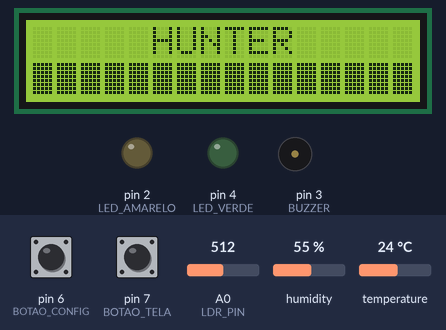
This sketch was run on a simulated Arduino Uno, built with avr-gcc and run on an emulated ATmega328P. Shown: 16×2 character LCD, output pins drawn as LEDs (lit = HIGH), buzzer (waves = sounding). The inputs (shaded band) are chosen by the test bench; at power-on: humidity 55 %, A0 (LDR_PIN) = 512, pin 6 (BOTAO_CONFIG) HIGH, pin 7 (BOTAO_TELA) HIGH, temperature 24 °C. The local clock reads 2024-03-15 10:24:30 at power-on unless the sketch sets it; EEPROM starts erased; pins used as bus, display or sensor lines are not drawn; what the sketch prints to the serial monitor is not drawn.

Above: at 3.4 s.
At 5.6 s:
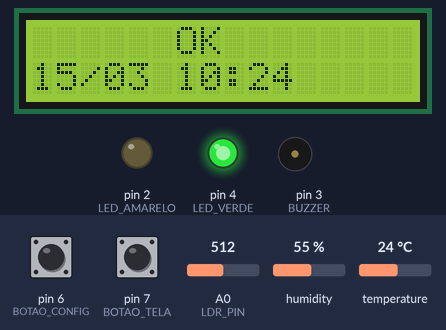
5.7 s: humidity set to 72 %
11.7 s: humidity set to 76 %
18.2 s: A0 (LDR_PIN) set to 215
23.7 s: A0 (LDR_PIN) set to 190
At 26.7 s:
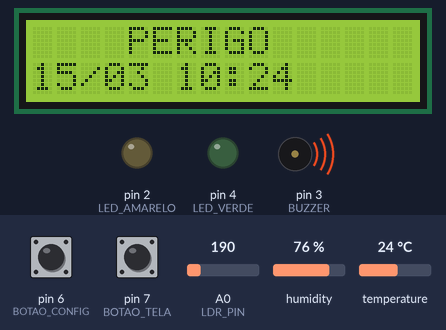
27.0 s: pin 6 (BOTAO_CONFIG) pulled LOW for 0.15 s
At 28.2 s:
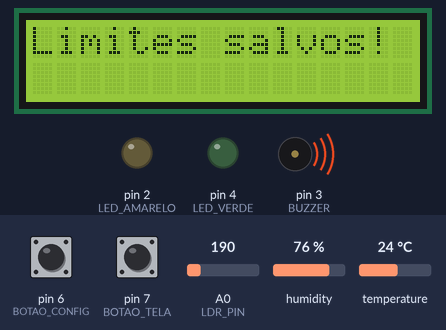
30.0 s: pin 7 (BOTAO_TELA) pulled LOW for 0.15 s
At 32.6 s:
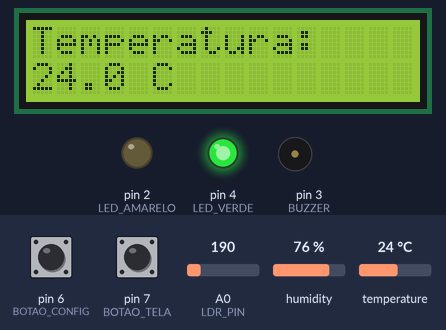
Timing chart, 0 to 34.1 s (numbered marks = the images above; inputs shaded):
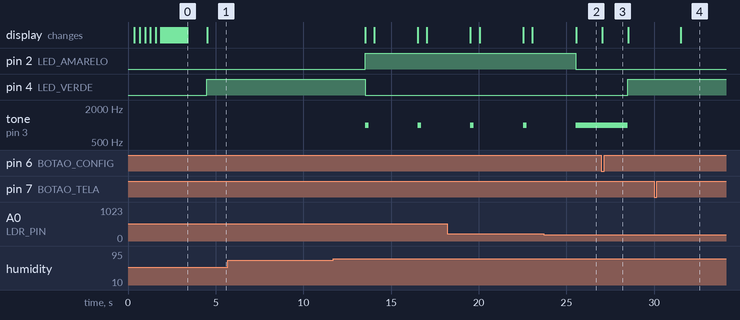

The sketch:

sensor.ino
```cpp
#include <Wire.h>
#include <LiquidCrystal_I2C.h>
#include <DHT.h>
#include <RTClib.h>
#include <EEPROM.h>

// === Definições de pinos ===
#define DHTPIN 9
#define DHTTYPE DHT22
#define LDR_PIN A0

#define LED_VERDE 4
#define LED_AMARELO 2
#define LED_VERMELHO 1
#define BUZZER 3

#define BOTAO_TELA 7
#define BOTAO_CONFIG 6

// === Objetos ===
DHT dht(DHTPIN, DHTTYPE);
LiquidCrystal_I2C lcd(0x27, 16, 2);
RTC_DS3231 rtc;

// === Variáveis de sensores ===
const int numAmostras = 5;
float tempAmostras[numAmostras];
float umidAmostras[numAmostras];
float luzAmostras[numAmostras];
int indice = 0;
int totalAmostras = 0;

// === Limites ===
float LIMITE_TEMP = 30.0;
float LIMITE_UMID = 70.0;
float LIMITE_LUZ = 80.0;

// === EEPROM ===
#define END_TEMP 0
#define END_UMID 4
#define END_LUZ 8
#define END_LOGS 12
#define MAX_LOGS 20

int logIndex = 0;

// === Temporizadores ===
unsigned long ultimoMillisLeitura = 0;
unsigned long ultimoMillisLCD = 0;
unsigned long ultimoBotao = 0;
const unsigned long intervaloLeitura = 1000;
const unsigned long intervaloLCD = 3000;
const unsigned long TEMPO_RETORNO_TELA = 10000;

// === Telas ===
int telaAtual = 0;
const int totalTelas = 4;

// === Funções EEPROM ===
void salvarLimitesEEPROM() {
  EEPROM.put(END_TEMP, LIMITE_TEMP);
  EEPROM.put(END_UMID, LIMITE_UMID);
  EEPROM.put(END_LUZ, LIMITE_LUZ);
}

void carregarLimitesEEPROM() {
  EEPROM.get(END_TEMP, LIMITE_TEMP);
  EEPROM.get(END_UMID, LIMITE_UMID);
  EEPROM.get(END_LUZ, LIMITE_LUZ);

  if (isnan(LIMITE_TEMP) || LIMITE_TEMP == 0) LIMITE_TEMP = 30.0;
  if (isnan(LIMITE_UMID) || LIMITE_UMID == 0) LIMITE_UMID = 70.0;
  if (isnan(LIMITE_LUZ) || LIMITE_LUZ == 0) LIMITE_LUZ = 80.0;
}

// === Logs na EEPROM ===
void salvarLogEEPROM(bool tempAlta, bool umidAlta, bool luzAlta) {
  if (!tempAlta && !umidAlta && !luzAlta) return;

  DateTime agora = rtc.now();
  int endereco = END_LOGS + logIndex * 8;

  EEPROM.update(endereco, agora.day());
  EEPROM.update(endereco + 1, agora.month());
  EEPROM.update(endereco + 2, agora.hour());
  EEPROM.update(endereco + 3, agora.minute());

  byte status = 0;
  if (tempAlta) status |= 0b00000001;
  if (umidAlta) status |= 0b00000010;
  if (luzAlta) status |= 0b00000100;
  EEPROM.update(endereco + 4, status);

  EEPROM.update(endereco + 5, 0);
  EEPROM.update(endereco + 6, 0);
  EEPROM.update(endereco + 7, 0);

  logIndex = (logIndex + 1) % MAX_LOGS;
}

void lerLogsEEPROM() {
  Serial.println("=== Logs Salvos ===");
  for (int i = 0; i < MAX_LOGS; i++) {
    int endereco = END_LOGS + i * 8;

    byte dia = EEPROM.read(endereco);
    byte mes = EEPROM.read(endereco + 1);
    byte hora = EEPROM.read(endereco + 2);
    byte minuto = EEPROM.read(endereco + 3);
    byte status = EEPROM.read(endereco + 4);

    if (dia == 0xFF && mes == 0xFF) continue;

    Serial.print("Timestamp: ");
    if (dia < 10) Serial.print("0");
    Serial.print(dia);
    Serial.print("/");
    if (mes < 10) Serial.print("0");
    Serial.print(mes);
    Serial.print(" ");
    if (hora < 10) Serial.print("0");
    Serial.print(hora);
    Serial.print(":");
    if (minuto < 10) Serial.print("0");
    Serial.print(minuto);
    Serial.print(" | ");

    if (status & 0b00000001) Serial.print("Temperatura ALTA | ");
    if (status & 0b00000010) Serial.print("Umidade ALTA | ");
    if (status & 0b00000100) Serial.print("Luminosidade ALTA | ");
    Serial.println();
  }
}

// === Animação inicial ===
void animarLogo() {
  lcd.clear();

  const char* texto = "HUNTER";
  int tamanho = strlen(texto);
  lcd.setCursor(5, 0);
  for (int i = 0; i < tamanho; i++) {
    lcd.print(texto[i]);
    delay(300);
  }

  lcd.setCursor(0, 1);
  for (int i = 0; i < 16; i++) {
    lcd.print((char)255);
    delay(100);
  }

  delay(1000);
  lcd.clear();
}

// === Setup ===
void setup() {
  dht.begin();
  lcd.init();
  lcd.backlight();
  Serial.begin(9600);

  if (!rtc.begin()) {
    Serial.println("RTC não encontrado!");
    while (1);
  }

  if (rtc.lostPower()) {
    Serial.println("RTC sem hora. Definindo...");
    rtc.adjust(DateTime(F(__DATE__), F(__TIME__)));
  }

  pinMode(LED_VERDE, OUTPUT);
  pinMode(LED_AMARELO, OUTPUT);
  pinMode(LED_VERMELHO, OUTPUT);
  pinMode(BUZZER, OUTPUT);
  pinMode(BOTAO_TELA, INPUT_PULLUP);
  pinMode(BOTAO_CONFIG, INPUT_PULLUP);

  carregarLimitesEEPROM();
  animarLogo();

  lerLogsEEPROM();
}

// === Loop principal ===
void loop() {
  unsigned long agora = millis();

  if (agora - ultimoMillisLeitura >= intervaloLeitura) {
    ultimoMillisLeitura = agora;

    float temp = dht.readTemperature();
    float umid = dht.readHumidity();
    int luzBruta = analogRead(LDR_PIN);
    float luz = map(luzBruta, 0, 1023, 100, 0);

    tempAmostras[indice] = temp;
    umidAmostras[indice] = umid;
    luzAmostras[indice] = luz;

    indice = (indice + 1) % numAmostras;
    if (totalAmostras < numAmostras) totalAmostras++;
  }

  static bool botaoAnteriorTela = HIGH;
  bool botaoAtualTela = digitalRead(BOTAO_TELA);
  if (botaoAnteriorTela == HIGH && botaoAtualTela == LOW) {
    telaAtual = (telaAtual + 1) % totalTelas;
    ultimoBotao = agora;
    delay(200);
  }
  botaoAnteriorTela = botaoAtualTela;

  if (telaAtual != 0 && agora - ultimoBotao > TEMPO_RETORNO_TELA) {
    telaAtual = 0;
  }

  static bool botaoAnteriorConfig = HIGH;
  bool botaoAtualConfig = digitalRead(BOTAO_CONFIG);
  if (botaoAnteriorConfig == HIGH && botaoAtualConfig == LOW) {
    float temp = dht.readTemperature();
    float umid = dht.readHumidity();
    int luzBruta = analogRead(LDR_PIN);
    float luz = map(luzBruta, 0, 1023, 100, 0);

    LIMITE_TEMP = temp + 2.0;
    LIMITE_UMID = umid + 5.0;
    LIMITE_LUZ = luz + 10.0;

    salvarLimitesEEPROM();

    lcd.clear();
    lcd.setCursor(0, 0);
    lcd.print("Limites salvos!");
    delay(1000);
  }
  botaoAnteriorConfig = botaoAtualConfig;

  if (agora - ultimoMillisLCD >= intervaloLCD && totalAmostras > 0) {
    ultimoMillisLCD = agora;

    float somaTemp = 0, somaUmid = 0, somaLuz = 0;
    for (int i = 0; i < totalAmostras; i++) {
      somaTemp += tempAmostras[i];
      somaUmid += umidAmostras[i];
      somaLuz += luzAmostras[i];
    }

    float mediaTemp = somaTemp / totalAmostras;
    float mediaUmid = somaUmid / totalAmostras;
    float mediaLuz = somaLuz / totalAmostras;

    bool tempAlta = mediaTemp > LIMITE_TEMP;
    bool umidAlta = mediaUmid > LIMITE_UMID;
    bool luzAlta = mediaLuz > LIMITE_LUZ;

    salvarLogEEPROM(tempAlta, umidAlta, luzAlta);

    DateTime agoraRTC = rtc.now();

    Serial.print("Timestamp: ");
    if (agoraRTC.day() < 10) Serial.print("0");
    Serial.print(agoraRTC.day());
    Serial.print("/");
    if (agoraRTC.month() < 10) Serial.print("0");
    Serial.print(agoraRTC.month());
    Serial.print(" ");
    if (agoraRTC.hour() < 10) Serial.print("0");
    Serial.print(agoraRTC.hour());
    Serial.print(":");
    if (agoraRTC.minute() < 10) Serial.print("0");
    Serial.print(agoraRTC.minute());
    Serial.print(" | ");

    if (tempAlta) Serial.print("Temperatura ALTA | ");
    if (umidAlta) Serial.print("Umidade ALTA | ");
    if (luzAlta) Serial.print("Luminosidade ALTA | ");
    if (!tempAlta && !umidAlta && !luzAlta) Serial.print("Todos OK");
    Serial.println();

    lcd.clear();

    if (telaAtual == 0) {
      int sensoresAcima = tempAlta + umidAlta + luzAlta;
      if (sensoresAcima >= 2) {
        digitalWrite(LED_VERDE, LOW);
        digitalWrite(LED_AMARELO, LOW);
        digitalWrite(LED_VERMELHO, HIGH);
        tone(BUZZER, 1000);
        lcd.setCursor(4, 0);
        lcd.print("PERIGO");
      } else if (sensoresAcima == 1) {
        digitalWrite(LED_VERDE, LOW);
        digitalWrite(LED_AMARELO, HIGH);
        digitalWrite(LED_VERMELHO, LOW);
        tone(BUZZER, 1000);
        delay(200);
        noTone(BUZZER);
        delay(300);
        lcd.setCursor(4, 0);
        lcd.print("ALERTA");
      } else {
        digitalWrite(LED_VERDE, HIGH);
        digitalWrite(LED_AMARELO, LOW);
        digitalWrite(LED_VERMELHO, LOW);
        noTone(BUZZER);
        lcd.setCursor(6, 0);
        lcd.print("OK");
      }

      lcd.setCursor(0, 1);
      lcd.print(agoraRTC.day() < 10 ? "0" : ""); lcd.print(agoraRTC.day());
      lcd.print("/");
      lcd.print(agoraRTC.month() < 10 ? "0" : ""); lcd.print(agoraRTC.month());
      lcd.print(" ");
      lcd.print(agoraRTC.hour() < 10 ? "0" : ""); lcd.print(agoraRTC.hour());
      lcd.print(":");
      lcd.print(agoraRTC.minute() < 10 ? "0" : ""); lcd.print(agoraRTC.minute());

    } else if (telaAtual == 1) {
      lcd.setCursor(0, 0);
      lcd.print("Temperatura:");
      lcd.setCursor(0, 1);
      lcd.print(mediaTemp, 1);
      lcd.print(" C");
    } else if (telaAtual == 2) {
      lcd.setCursor(0, 0);
      lcd.print("Umidade:");
      lcd.setCursor(0, 1);
      lcd.print(mediaUmid, 0);
      lcd.print(" %");
    } else if (telaAtual == 3) {
      lcd.setCursor(0, 0);
      lcd.print("Luminosidade:");
      lcd.setCursor(0, 1);
      lcd.print((int)mediaLuz);
      lcd.print(" %");
    }
  }
}
```

Measured:
- the behaviour switches between 205 and 204 on A0 (LDR_PIN) (found by bisection; images 1 and 2)
- after the input at 5.7 s, every drawn part: stays the same
- after the input at 23.7 s, pin 2 (LED_AMARELO): HIGH → LOW after 1.8 s; tone on pin 3 (BUZZER): goes on until 25.5 s, then stays 1000 Hz; the display: changes after 1.8 s (image 2)
- after the input at 27.0 s, pin 4 (LED_VERDE): LOW → HIGH after 1.5 s; tone on pin 3 (BUZZER): 1000 Hz → silent after 1.5 s; the display: changes after 0.06 s (image 3)
- after the input at 30.0 s, the display: changes after 1.5 s (image 4)
- by itself, tone on pin 3 (BUZZER): alternates 1000 Hz for 0.20 s and silent for 2.8 s
- what the display in image 0 shows lasts 1.1 s, from 3.4 s to 4.5 s
